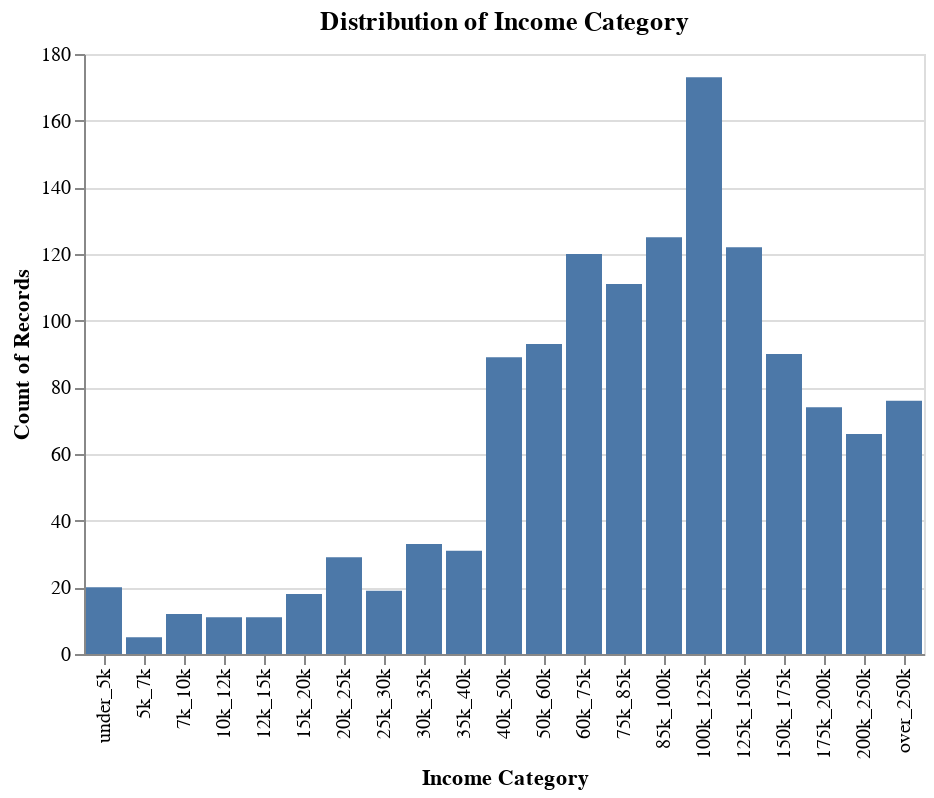

Here is the notebook cell this chart was saved with:
### Code cell
income_order = [
    'under_5k',
    '5k_7k',
    '7k_10k',
    '10k_12k',
    '12k_15k',
    '15k_20k',
    '20k_25k',
    '25k_30k',
    '30k_35k',
    '35k_40k',
    '40k_50k',
    '50k_60k',
    '60k_75k',
    '75k_85k',
    '85k_100k',
    '100k_125k',
    '125k_150k',
    '150k_175k',
    '175k_200k',
    '200k_250k',
    'over_250k'
]

alt.Chart(hcmst).mark_bar().encode(
    x=alt.X(
        'subject_income_category',
        sort=income_order,
        title='Income Category'
    ),
    y='count()'
).properties(
    title='Distribution of Income Category',
    width = 'container'
)

### Figure 1 — Vega-Lite specification as saved in the notebook (floating-point values rounded to 4 significant figures; data arrays with more than 128 entries replaced by an {"elided": "..."} marker saying what was removed)
{"config": {"view": {"continuousWidth": 300, "continuousHeight": 300}}, "data": {"name": "data-6c62ff0f4ef18e54d35438cd39a85b75"}, "mark": {"type": "bar"}, "encoding": {"x": {"field": "subject_income_category", "sort": ["under_5k", "5k_7k", "7k_10k", "10k_12k", "12k_15k", "15k_20k", "20k_25k", "25k_30k", "30k_35k", "35k_40k", "40k_50k", "50k_60k", "60k_75k", "75k_85k", "85k_100k", "100k_125k", "125k_150k", "150k_175k", "175k_200k", "200k_250k", "over_250k"], "title": "Income Category", "type": "nominal"}, "y": {"aggregate": "count", "type": "quantitative"}}, "title": "Distribution of Income Category", "$schema": "https://vega.github.io/schema/vega-lite/v6.1.0.json", "datasets": {"data-6c62ff0f4ef18e54d35438cd39a85b75": {"elided": "1328 records"}}}
